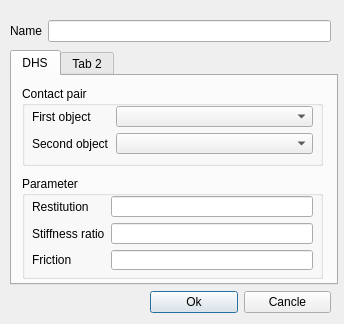
<?xml version="1.0" encoding="UTF-8"?>
<ui version="4.0">
 <class>DLG_ContactPair</class>
 <widget class="QDialog" name="DLG_ContactPair">
  <property name="geometry">
   <rect>
    <x>0</x>
    <y>0</y>
    <width>344</width>
    <height>324</height>
   </rect>
  </property>
  <property name="windowTitle">
   <string>Make contact pair</string>
  </property>
  <widget class="QTabWidget" name="TB_METHOD">
   <property name="geometry">
    <rect>
     <x>10</x>
     <y>50</y>
     <width>328</width>
     <height>235</height>
    </rect>
   </property>
   <widget class="QWidget" name="T_DHS">
    <attribute name="title">
     <string>DHS</string>
    </attribute>
    <widget class="QGroupBox" name="GB_ContactPair">
     <property name="geometry">
      <rect>
       <x>10</x>
       <y>10</y>
       <width>301</width>
       <height>80</height>
      </rect>
     </property>
     <property name="title">
      <string>Contact pair</string>
     </property>
     <widget class="QWidget" name="layoutWidget">
      <property name="geometry">
       <rect>
        <x>10</x>
        <y>20</y>
        <width>281</width>
        <height>48</height>
       </rect>
      </property>
      <layout class="QGridLayout" name="gridLayout">
       <item row="0" column="0">
        <widget class="QLabel" name="L_FirstObject">
         <property name="sizePolicy">
          <sizepolicy hsizetype="Fixed" vsizetype="Preferred">
           <horstretch>0</horstretch>
           <verstretch>0</verstretch>
          </sizepolicy>
         </property>
         <property name="text">
          <string>First object</string>
         </property>
        </widget>
       </item>
       <item row="0" column="1">
        <widget class="QComboBox" name="CB_FirstObject"/>
       </item>
       <item row="1" column="0">
        <widget class="QLabel" name="L_SecondObject">
         <property name="sizePolicy">
          <sizepolicy hsizetype="Fixed" vsizetype="Preferred">
           <horstretch>0</horstretch>
           <verstretch>0</verstretch>
          </sizepolicy>
         </property>
         <property name="text">
          <string>Second object</string>
         </property>
        </widget>
       </item>
       <item row="1" column="1">
        <widget class="QComboBox" name="CB_SecondObject"/>
       </item>
      </layout>
     </widget>
    </widget>
    <widget class="QGroupBox" name="GB_Parameter">
     <property name="geometry">
      <rect>
       <x>10</x>
       <y>100</y>
       <width>301</width>
       <height>103</height>
      </rect>
     </property>
     <property name="title">
      <string>Parameter</string>
     </property>
     <widget class="QWidget" name="layoutWidget">
      <property name="geometry">
       <rect>
        <x>10</x>
        <y>20</y>
        <width>281</width>
        <height>74</height>
       </rect>
      </property>
      <layout class="QGridLayout" name="gridLayout_2">
       <item row="0" column="0">
        <widget class="QLabel" name="L_Restitution">
         <property name="text">
          <string>Restitution</string>
         </property>
        </widget>
       </item>
       <item row="0" column="1">
        <widget class="QLineEdit" name="LE_Restitution"/>
       </item>
       <item row="1" column="0">
        <widget class="QLabel" name="L_StiffnessRatio">
         <property name="text">
          <string>Stiffness ratio</string>
         </property>
        </widget>
       </item>
       <item row="1" column="1">
        <widget class="QLineEdit" name="LE_StiffnessRatio"/>
       </item>
       <item row="2" column="0">
        <widget class="QLabel" name="L_Friction">
         <property name="text">
          <string>Friction</string>
         </property>
        </widget>
       </item>
       <item row="2" column="1">
        <widget class="QLineEdit" name="LE_Friction"/>
       </item>
      </layout>
     </widget>
    </widget>
   </widget>
   <widget class="QWidget" name="tab_2">
    <attribute name="title">
     <string>Tab 2</string>
    </attribute>
   </widget>
  </widget>
  <widget class="QWidget" name="layoutWidget">
   <property name="geometry">
    <rect>
     <x>150</x>
     <y>290</y>
     <width>181</width>
     <height>25</height>
    </rect>
   </property>
   <layout class="QHBoxLayout" name="horizontalLayout">
    <item>
     <widget class="QPushButton" name="PB_Ok">
      <property name="text">
       <string>Ok</string>
      </property>
     </widget>
    </item>
    <item>
     <widget class="QPushButton" name="PB_Cancle">
      <property name="text">
       <string>Cancle</string>
      </property>
     </widget>
    </item>
   </layout>
  </widget>
  <widget class="QWidget" name="layoutWidget">
   <property name="geometry">
    <rect>
     <x>10</x>
     <y>20</y>
     <width>321</width>
     <height>22</height>
    </rect>
   </property>
   <layout class="QHBoxLayout" name="horizontalLayout_2">
    <item>
     <widget class="QLabel" name="L_Name">
      <property name="text">
       <string>Name</string>
      </property>
     </widget>
    </item>
    <item>
     <widget class="QLineEdit" name="LE_Name"/>
    </item>
   </layout>
  </widget>
 </widget>
 <tabstops>
  <tabstop>LE_Name</tabstop>
  <tabstop>TB_METHOD</tabstop>
  <tabstop>CB_FirstObject</tabstop>
  <tabstop>CB_SecondObject</tabstop>
  <tabstop>LE_Restitution</tabstop>
  <tabstop>LE_StiffnessRatio</tabstop>
  <tabstop>LE_Friction</tabstop>
  <tabstop>PB_Ok</tabstop>
  <tabstop>PB_Cancle</tabstop>
 </tabstops>
 <resources/>
 <connections/>
</ui>
